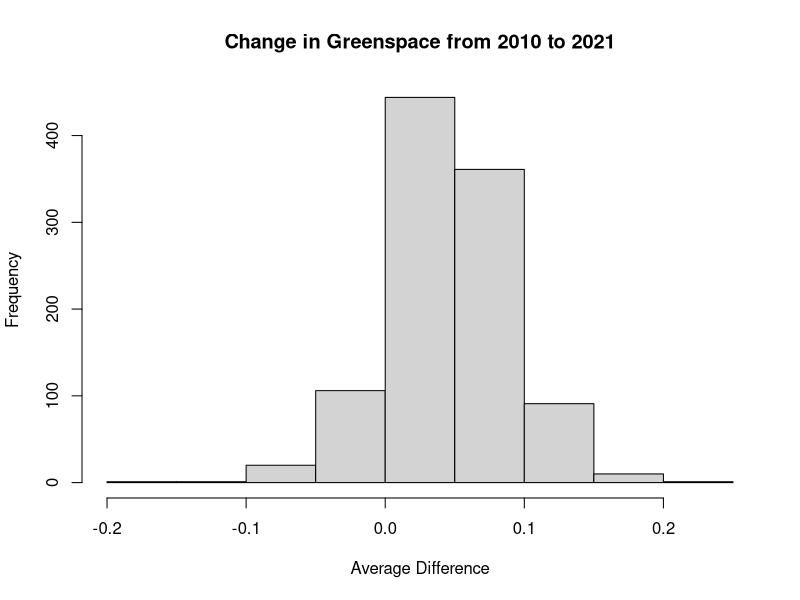
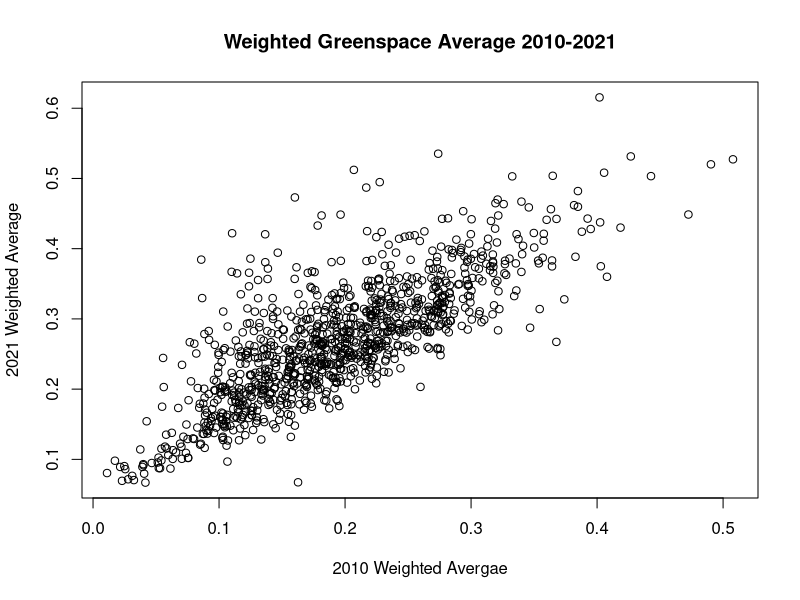

Here is the R script that generated these plots, in order:
## ---- chunk 1
knitr::opts_chunk$set(echo = TRUE,eval = TRUE,fig.align= 'center')
#load packages
library(tidyverse)
library(readr) #added readr to open the data
library(knitr) #need for kable function

  #open the data
    gspace = read_csv("greenspace_data_share.csv") #added quotation marks around data name
  #summarize average urban greenspace by region
    table = 
      gspace |>
      group_by(Major_Geo_Region) |> #added a pipe
        summarise( #indented since it goes further into the code
          obs = n(), #added a comma
          avg = mean(annual_avg_2020, na.rm = TRUE), #addeed na.rm = TRUE, added underscore
          weightedavg = mean(annual_weight_avg_2020, na.rm = TRUE) #addeed na.rm = TRUE, closed space
        )
  #output as table
    kable(table, digits = 1) #table instead of gspace
## ---- chunk 2
 table2 = 
      gspace |>
      group_by(HDI_level) |> 
      summarise(
        obs = n(),
        avg = mean(annual_avg_2021, na.rm = TRUE),
        weightedavg = mean(annual_weight_avg_2021, na.rm = TRUE)
      )
    kable(table2)
## ---- chunk 3
gspace2 =   
  gspace |>
    filter(annual_avg_2021 < annual_avg_2010)
   
table3.1 = 
  gspace2 |>
    count(Climate_region)
  
table3.2 = 
  gspace2 |>
    count(Major_Geo_Region)
## ---- chunk 4
gspace3 = 
  gspace |>
  mutate(
    datadiff = annual_avg_2021 - annual_avg_2010,
  )
hist(gspace3$datadiff,
     xlab = 'Average Difference',
     main = 'Change in Greenspace from 2010 to 2021')
## ---- chunk 5
plot(annual_weight_avg_2021~annual_weight_avg_2010, gspace3,
     xlab = '2010 Weighted Avergae',
     ylab = '2021 Weighted Average',
     main = 'Weighted Greenspace Average 2010-2021'
)
